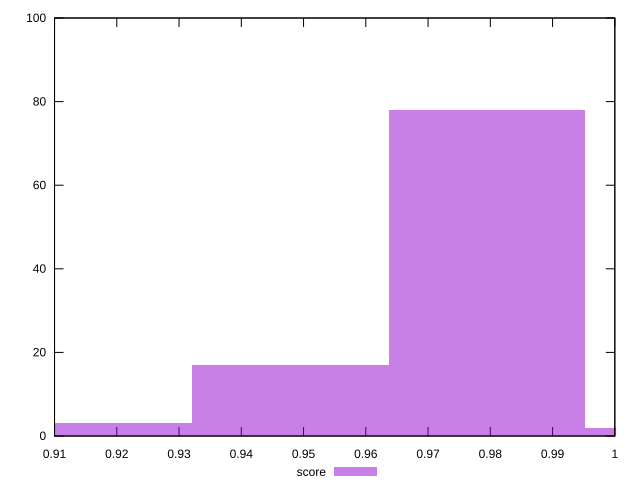

This chart was generated by the following gnuplot code:
reset

$score <<EOF
0.9478502496598488 17
0.9794452579818438 78
0.9162552413378539 3
1.0110402663038387 2
EOF

set key outside below
set boxwidth 0.03159500832199496
set xrange [0.91:1]
set yrange [0:100]
set trange [0:100]
set style fill transparent solid 0.5 noborder
set terminal svg size 640, 490 enhanced background rgb 'white'
set output "reports/report_00027_2021-02-24T12-40-31.850Z/first-contentful-paint/samples/agenda/score/histogram.svg"

plot $score title "score" with boxes

reset
